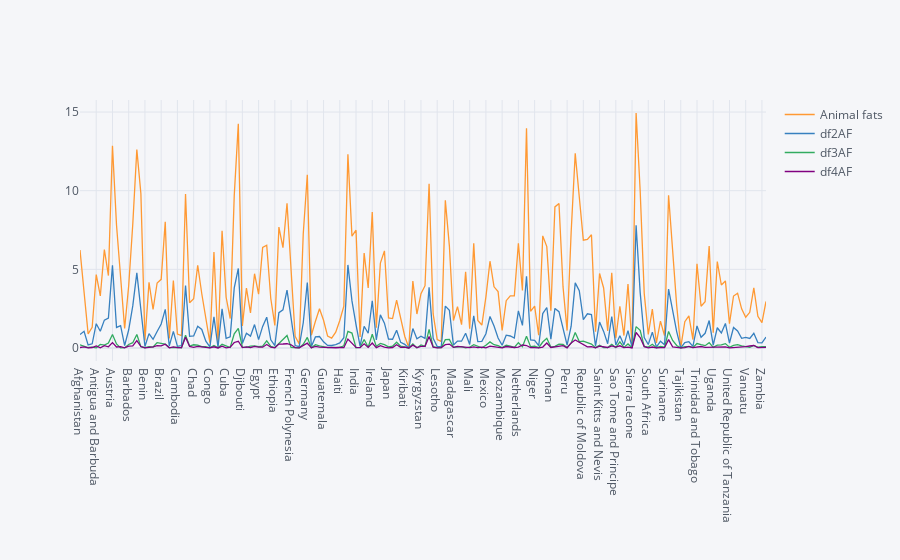

Notebook code cell kept with this figure:
### Code cell
data_join[['Animal fats','df2AF','df3AF','df4AF']].iplot()

### Figure 1 — Plotly figure (JSON) as saved in the notebook; plotly's stock layout.template omitted (floating-point values rounded to 4 significant figures; data arrays with more than 128 entries replaced by an {"elided": "..."} marker saying what was removed)
{"data": [{"line": {"color": "rgba(255, 153, 51, 1.0)", "dash": "solid", "shape": "linear", "width": 1.3}, "mode": "lines", "name": "Animal fats", "text": "", "type": "scatter", "x": {"elided": "170 str values"}, "y": {"elided": "170 float values"}}, {"line": {"color": "rgba(55, 128, 191, 1.0)", "dash": "solid", "shape": "linear", "width": 1.3}, "mode": "lines", "name": "df2AF", "text": "", "type": "scatter", "x": {"elided": "170 str values"}, "y": {"elided": "170 float values"}}, {"line": {"color": "rgba(50, 171, 96, 1.0)", "dash": "solid", "shape": "linear", "width": 1.3}, "mode": "lines", "name": "df3AF", "text": "", "type": "scatter", "x": {"elided": "170 str values"}, "y": {"elided": "170 float values"}}, {"line": {"color": "rgba(128, 0, 128, 1.0)", "dash": "solid", "shape": "linear", "width": 1.3}, "mode": "lines", "name": "df4AF", "text": "", "type": "scatter", "x": {"elided": "170 str values"}, "y": {"elided": "170 float values"}}], "layout": {"legend": {"bgcolor": "#F5F6F9", "font": {"color": "#4D5663"}}, "paper_bgcolor": "#F5F6F9", "plot_bgcolor": "#F5F6F9", "title": {"font": {"color": "#4D5663"}}, "xaxis": {"gridcolor": "#E1E5ED", "showgrid": true, "tickfont": {"color": "#4D5663"}, "title": {"font": {"color": "#4D5663"}, "text": ""}, "zerolinecolor": "#E1E5ED"}, "yaxis": {"gridcolor": "#E1E5ED", "showgrid": true, "tickfont": {"color": "#4D5663"}, "title": {"font": {"color": "#4D5663"}, "text": ""}, "zerolinecolor": "#E1E5ED"}}}
